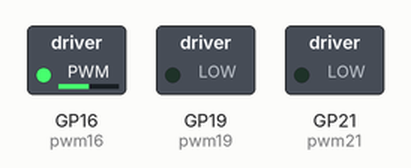
Bench run of a program on a simulated Raspberry Pi Pico running MicroPython. On the bench: switched loads named in the program (green lamp = pin HIGH). What the program prints to the serial console is not drawn. At 1.5 s the program stops and its outputs stay as they are.

Above: at 0.1 s.
At 0.6 s:
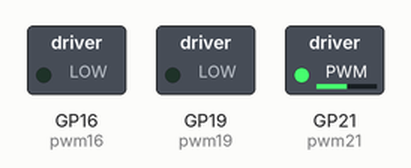
At 1.1 s:
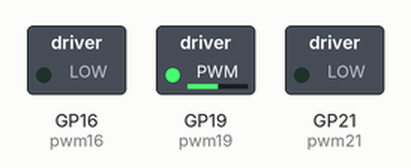
At 1.6 s:
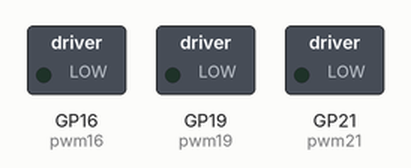
Timing chart, 0 to 3.0 s (numbered marks = the images above):
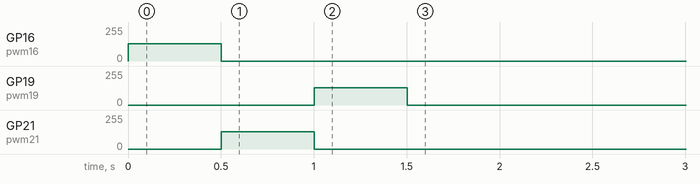

Measured:
- by itself, GP16 (pwm16): 0/255 → 128/255 at 0.00 s, → 0/255 0.50 s later
- by itself, GP19 (pwm19): 0/255 → 128/255 at 1.0 s, → 0/255 0.50 s later
- by itself, GP21 (pwm21): 0/255 → 128/255 at 0.50 s, → 0/255 0.50 s later

The program:

pwm_test.py
```python
from machine import Pin, PWM
import time

print("Testing PWM on both motor pins")
print("==============================")

# Test PWM on Pin 16 (Motor A)
print("\nTesting Pin 16 (Motor A PWM)...")
try:
    pwm16 = PWM(Pin(16))
    pwm16.freq(1000)
    pwm16.duty_u16(32768)  # 50% duty cycle
    print("✓ Pin 16 PWM initialized successfully")
    time.sleep(0.5)
    pwm16.duty_u16(0)
    pwm16.deinit()
except Exception as e:
    print(f"✗ Pin 16 PWM error: {e}")

# Test PWM on Pin 21 (Motor B)
print("\nTesting Pin 21 (Motor B PWM)...")
try:
    pwm21 = PWM(Pin(21))
    pwm21.freq(1000)
    pwm21.duty_u16(32768)  # 50% duty cycle
    print("✓ Pin 21 PWM initialized successfully")
    time.sleep(0.5)
    pwm21.duty_u16(0)
    pwm21.deinit()
except Exception as e:
    print(f"✗ Pin 21 PWM error: {e}")

# Try alternative pin for Motor B if Pin 21 has issues
print("\nTesting Pin 19 as alternative PWM...")
try:
    pwm19 = PWM(Pin(19))
    pwm19.freq(1000)
    pwm19.duty_u16(32768)  # 50% duty cycle
    print("✓ Pin 19 PWM initialized successfully")
    time.sleep(0.5)
    pwm19.duty_u16(0)
    pwm19.deinit()
except Exception as e:
    print(f"✗ Pin 19 PWM error: {e}")

print("\nPWM test complete!")
```
